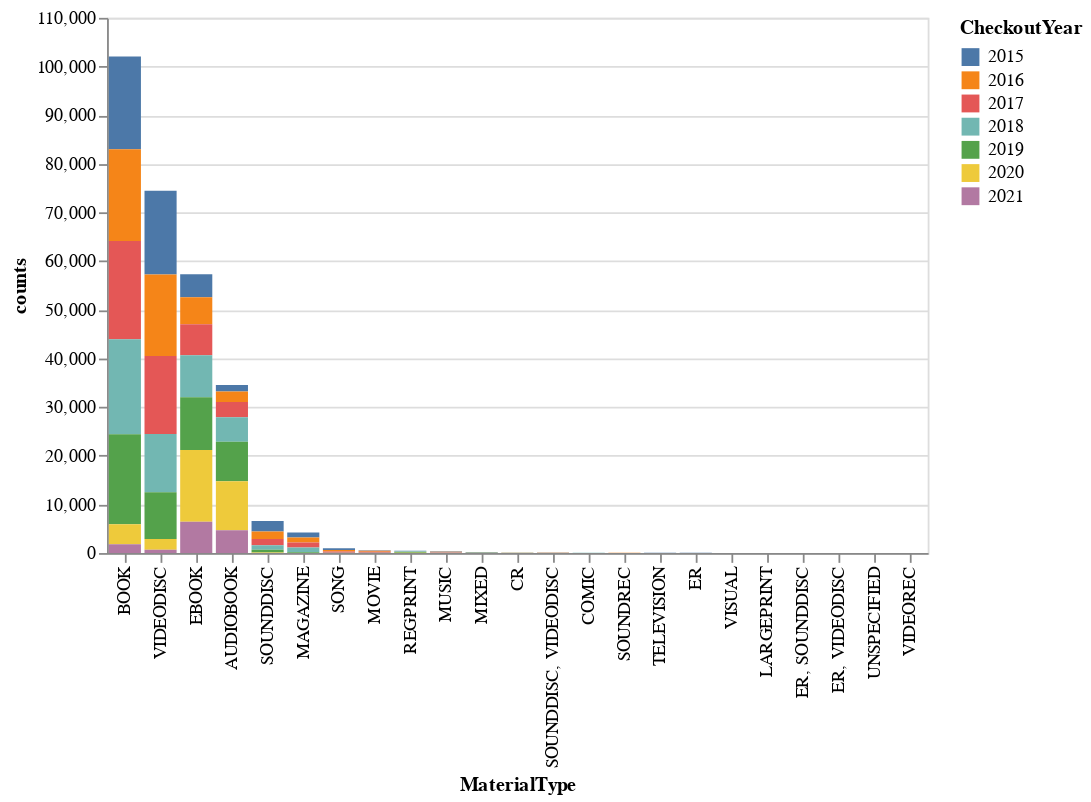

The notebook cell this image was saved under:
### Code cell
# Our original chart code from Monday
seattle_material_grouped = seattle_df.groupby(['MaterialType', 'CheckoutYear']).size().reset_index(name='counts')
selection = alt.selection_multi(fields=['CheckoutYear'], bind='legend')
alt.Chart(seattle_material_grouped).mark_bar().encode(
    x=alt.X('MaterialType', sort='-y'),
    y='counts',
    color='CheckoutYear:N',
    tooltip=['MaterialType', 'counts', 'CheckoutYear'],
    opacity=alt.condition(selection, alt.value(1), alt.value(0.2))
).add_selection(
    selection
)

### Figure 1 — Vega-Lite specification as saved in the notebook (floating-point values rounded to 4 significant figures)
{"config": {"view": {"continuousWidth": 400, "continuousHeight": 300}}, "data": {"name": "data-c2dd5e1f1a5430265fd9093d1d9f1eaa"}, "mark": "bar", "encoding": {"color": {"type": "nominal", "field": "CheckoutYear"}, "opacity": {"condition": {"value": 1, "selection": "selector002"}, "value": 0.2}, "tooltip": [{"type": "nominal", "field": "MaterialType"}, {"type": "quantitative", "field": "counts"}, {"type": "quantitative", "field": "CheckoutYear"}], "x": {"type": "nominal", "field": "MaterialType", "sort": "-y"}, "y": {"type": "quantitative", "field": "counts"}}, "selection": {"selector002": {"type": "multi", "fields": ["CheckoutYear"], "bind": "legend"}}, "$schema": "https://vega.github.io/schema/vega-lite/v4.8.1.json", "datasets": {"data-c2dd5e1f1a5430265fd9093d1d9f1eaa": [{"MaterialType": "AUDIOBOOK", "CheckoutYear": 2015, "counts": 1321}, {"MaterialType": "AUDIOBOOK", "CheckoutYear": 2016, "counts": 2163}, {"MaterialType": "AUDIOBOOK", "CheckoutYear": 2017, "counts": 3164}, {"MaterialType": "AUDIOBOOK", "CheckoutYear": 2018, "counts": 5027}, {"MaterialType": "AUDIOBOOK", "CheckoutYear": 2019, "counts": 8111}, {"MaterialType": "AUDIOBOOK", "CheckoutYear": 2020, "counts": 10050}, {"MaterialType": "AUDIOBOOK", "CheckoutYear": 2021, "counts": 4706}, {"MaterialType": "BOOK", "CheckoutYear": 2015, "counts": 19087}, {"MaterialType": "BOOK", "CheckoutYear": 2016, "counts": 18844}, {"MaterialType": "BOOK", "CheckoutYear": 2017, "counts": 20187}, {"MaterialType": "BOOK", "CheckoutYear": 2018, "counts": 19524}, {"MaterialType": "BOOK", "CheckoutYear": 2019, "counts": 18495}, {"MaterialType": "BOOK", "CheckoutYear": 2020, "counts": 4151}, {"MaterialType": "BOOK", "CheckoutYear": 2021, "counts": 1788}, {"MaterialType": "COMIC", "CheckoutYear": 2016, "counts": 1}, {"MaterialType": "COMIC", "CheckoutYear": 2017, "counts": 43}, {"MaterialType": "COMIC", "CheckoutYear": 2018, "counts": 39}, {"MaterialType": "CR", "CheckoutYear": 2015, "counts": 24}, {"MaterialType": "CR", "CheckoutYear": 2016, "counts": 25}, {"MaterialType": "CR", "CheckoutYear": 2017, "counts": 24}, {"MaterialType": "CR", "CheckoutYear": 2018, "counts": 18}, {"MaterialType": "CR", "CheckoutYear": 2019, "counts": 17}, {"MaterialType": "CR", "CheckoutYear": 2020, "counts": 4}, {"MaterialType": "EBOOK", "CheckoutYear": 2015, "counts": 4732}, {"MaterialType": "EBOOK", "CheckoutYear": 2016, "counts": 5540}, {"MaterialType": "EBOOK", "CheckoutYear": 2017, "counts": 6394}, {"MaterialType": "EBOOK", "CheckoutYear": 2018, "counts": 8607}, {"MaterialType": "EBOOK", "CheckoutYear": 2019, "counts": 10837}, {"MaterialType": "EBOOK", "CheckoutYear": 2020, "counts": 14769}, {"MaterialType": "EBOOK", "CheckoutYear": 2021, "counts": 6420}, {"MaterialType": "ER", "CheckoutYear": 2015, "counts": 8}, {"MaterialType": "ER", "CheckoutYear": 2016, "counts": 1}, {"MaterialType": "ER", "CheckoutYear": 2017, "counts": 10}, {"MaterialType": "ER", "CheckoutYear": 2018, "counts": 11}, {"MaterialType": "ER", "CheckoutYear": 2020, "counts": 2}, {"MaterialType": "ER", "CheckoutYear": 2021, "counts": 2}, {"MaterialType": "ER, SOUNDDISC", "CheckoutYear": 2015, "counts": 1}, {"MaterialType": "ER, SOUNDDISC", "CheckoutYear": 2016, "counts": 2}, {"MaterialType": "ER, SOUNDDISC", "CheckoutYear": 2017, "counts": 6}, {"MaterialType": "ER, SOUNDDISC", "CheckoutYear": 2018, "counts": 1}, {"MaterialType": "ER, VIDEODISC", "CheckoutYear": 2019, "counts": 8}, {"MaterialType": "ER, VIDEODISC", "CheckoutYear": 2020, "counts": 1}, {"MaterialType": "LARGEPRINT", "CheckoutYear": 2015, "counts": 6}, {"MaterialType": "LARGEPRINT", "CheckoutYear": 2017, "counts": 1}, {"MaterialType": "LARGEPRINT", "CheckoutYear": 2018, "counts": 9}, {"MaterialType": "LARGEPRINT", "CheckoutYear": 2019, "counts": 2}, {"MaterialType": "LARGEPRINT", "CheckoutYear": 2021, "counts": 1}, {"MaterialType": "MAGAZINE", "CheckoutYear": 2015, "counts": 1001}, {"MaterialType": "MAGAZINE", "CheckoutYear": 2016, "counts": 1033}, {"MaterialType": "MAGAZINE", "CheckoutYear": 2017, "counts": 1014}, {"MaterialType": "MAGAZINE", "CheckoutYear": 2018, "counts": 977}, {"MaterialType": "MAGAZINE", "CheckoutYear": 2019, "counts": 172}, {"MaterialType": "MIXED", "CheckoutYear": 2015, "counts": 24}, {"MaterialType": "MIXED", "CheckoutYear": 2016, "counts": 33}, {"MaterialType": "MIXED", "CheckoutYear": 2017, "counts": 32}, {"MaterialType": "MIXED", "CheckoutYear": 2018, "counts": 36}, {"MaterialType": "MIXED", "CheckoutYear": 2019, "counts": 46}, {"MaterialType": "MIXED", "CheckoutYear": 2020, "counts": 19}, {"MaterialType": "MIXED", "CheckoutYear": 2021, "counts": 5}, {"MaterialType": "MOVIE", "CheckoutYear": 2015, "counts": 143}, {"MaterialType": "MOVIE", "CheckoutYear": 2016, "counts": 172}, {"MaterialType": "MOVIE", "CheckoutYear": 2017, "counts": 198}, {"MaterialType": "MOVIE", "CheckoutYear": 2018, "counts": 83}, {"MaterialType": "MUSIC", "CheckoutYear": 2015, "counts": 105}, {"MaterialType": "MUSIC", "CheckoutYear": 2016, "counts": 97}, {"MaterialType": "MUSIC", "CheckoutYear": 2017, "counts": 125}, {"MaterialType": "MUSIC", "CheckoutYear": 2018, "counts": 54}, {"MaterialType": "MUSIC", "CheckoutYear": 2019, "counts": 1}, {"MaterialType": "REGPRINT", "CheckoutYear": 2015, "counts": 26}, {"MaterialType": "REGPRINT", "CheckoutYear": 2016, "counts": 46}, {"MaterialType": "REGPRINT", "CheckoutYear": 2017, "counts": 32}, {"MaterialType": "REGPRINT", "CheckoutYear": 2018, "counts": 114}, {"MaterialType": "REGPRINT", "CheckoutYear": 2019, "counts": 164}, {"MaterialType": "REGPRINT", "CheckoutYear": 2020, "counts": 36}, {"MaterialType": "REGPRINT", "CheckoutYear": 2021, "counts": 29}, {"MaterialType": "SONG", "CheckoutYear": 2015, "counts": 339}, {"MaterialType": "SONG", "CheckoutYear": 2016, "counts": 345}, {"MaterialType": "SONG", "CheckoutYear": 2017, "counts": 248}, {"MaterialType": "SONG", "CheckoutYear": 2018, "counts": 43}, {"MaterialType": "SOUNDDISC", "CheckoutYear": 2015, "counts": 2159}, {"MaterialType": "SOUNDDISC", "CheckoutYear": 2016, "counts": 1570}, {"MaterialType": "SOUNDDISC", "CheckoutYear": 2017, "counts": 1275}, {"MaterialType": "SOUNDDISC", "CheckoutYear": 2018, "counts": 899}, {"MaterialType": "SOUNDDISC", "CheckoutYear": 2019, "counts": 580}, {"MaterialType": "SOUNDDISC", "CheckoutYear": 2020, "counts": 98}, {"MaterialType": "SOUNDDISC", "CheckoutYear": 2021, "counts": 12}, {"MaterialType": "SOUNDDISC, VIDEODISC", "CheckoutYear": 2015, "counts": 38}, {"MaterialType": "SOUNDDISC, VIDEODISC", "CheckoutYear": 2016, "counts": 21}, {"MaterialType": "SOUNDDISC, VIDEODISC", "CheckoutYear": 2017, "counts": 24}, {"MaterialType": "SOUNDDISC, VIDEODISC", "CheckoutYear": 2018, "counts": 6}, {"MaterialType": "SOUNDREC", "CheckoutYear": 2015, "counts": 34}, {"MaterialType": "SOUNDREC", "CheckoutYear": 2016, "counts": 26}, {"MaterialType": "SOUNDREC", "CheckoutYear": 2017, "counts": 13}, {"MaterialType": "SOUNDREC", "CheckoutYear": 2018, "counts": 6}, {"MaterialType": "SOUNDREC", "CheckoutYear": 2019, "counts": 3}, {"MaterialType": "TELEVISION", "CheckoutYear": 2015, "counts": 7}, {"MaterialType": "TELEVISION", "CheckoutYear": 2016, "counts": 17}, {"MaterialType": "TELEVISION", "CheckoutYear": 2017, "counts": 5}, {"MaterialType": "TELEVISION", "CheckoutYear": 2018, "counts": 10}, {"MaterialType": "UNSPECIFIED", "CheckoutYear": 2021, "counts": 2}, {"MaterialType": "VIDEODISC", "CheckoutYear": 2015, "counts": 17230}, {"MaterialType": "VIDEODISC", "CheckoutYear": 2016, "counts": 16755}, {"MaterialType": "VIDEODISC", "CheckoutYear": 2017, "counts": 16006}, {"MaterialType": "VIDEODISC", "CheckoutYear": 2018, "counts": 11975}, {"MaterialType": "VIDEODISC", "CheckoutYear": 2019, "counts": 9596}, {"MaterialType": "VIDEODISC", "CheckoutYear": 2020, "counts": 2253}, {"MaterialType": "VIDEODISC", "CheckoutYear": 2021, "counts": 658}, {"MaterialType": "VIDEOREC", "CheckoutYear": 2017, "counts": 2}, {"MaterialType": "VISUAL", "CheckoutYear": 2015, "counts": 13}, {"MaterialType": "VISUAL", "CheckoutYear": 2016, "counts": 14}, {"MaterialType": "VISUAL", "CheckoutYear": 2017, "counts": 4}]}}
